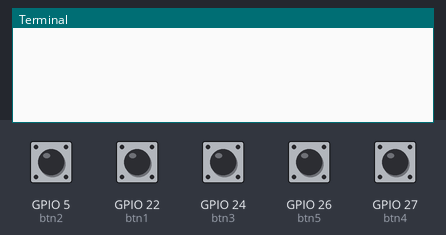
Simulated run of this program. Board: Raspberry Pi (BCM pin numbers). Parts: the last lines printed to the terminal. The inputs (shaded band) are chosen by the test bench; at power-on: GPIO 5 (btn2), GPIO 22 (btn1), GPIO 24 (btn3), GPIO 26 (btn5), GPIO 27 (btn4) LOW.

Above: at 1.2 s.
1.3 s: GPIO 5 (btn2) pulled HIGH for 0.15 s
At 1.6 s:
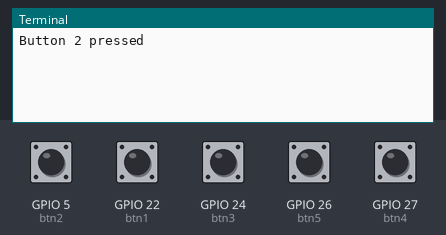
2.9 s: GPIO 22 (btn1) pulled HIGH for 0.15 s
At 4.1 s:
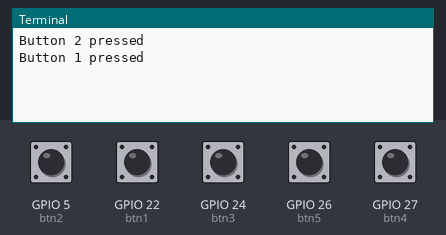
4.5 s: GPIO 24 (btn3) pulled HIGH for 0.15 s
At 5.3 s:
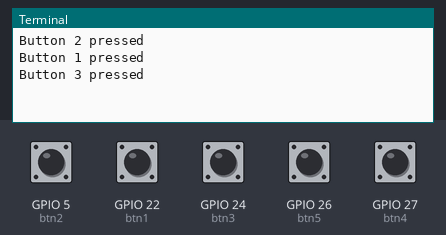
6.1 s: GPIO 26 (btn5) pulled HIGH for 0.15 s
At 6.5 s:
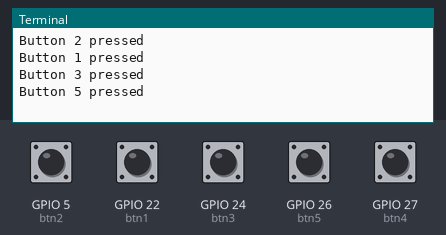
7.7 s: GPIO 27 (btn4) pulled HIGH for 0.15 s
At 8.9 s:
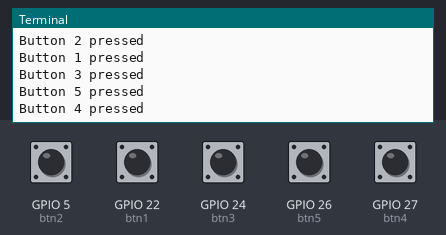
Timing chart, 0 to 10.3 s (numbered marks = the images above; inputs shaded):
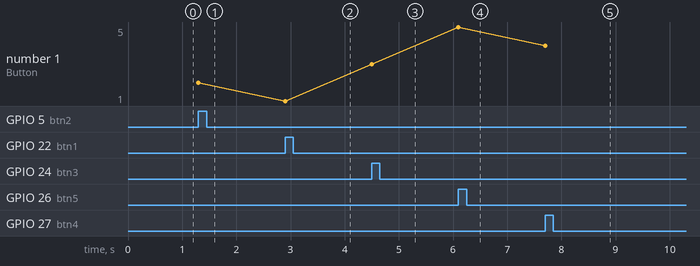

The program:

gpio_buttons.py
```python
#from https://github.com/MonomCZ/MeowPi-3
import RPi.GPIO as GPIO
import time

btn1 = 22
btn2 = 5
btn3 = 24
btn4 = 27
btn5 = 26
GPIO.setmode(GPIO.BCM)
GPIO.setup(btn1, GPIO.IN, pull_up_down=GPIO.PUD_DOWN)
GPIO.setup(btn2, GPIO.IN, pull_up_down=GPIO.PUD_DOWN)
GPIO.setup(btn3, GPIO.IN, pull_up_down=GPIO.PUD_DOWN)
GPIO.setup(btn4, GPIO.IN, pull_up_down=GPIO.PUD_DOWN)
GPIO.setup(btn5, GPIO.IN, pull_up_down=GPIO.PUD_DOWN)
def button1():
    while True:
        if GPIO.input(btn1) == 1:
            return True
        else:
            return False

            GPIO.setmode(GPIO.BCM)
GPIO.setup(btn2, GPIO.IN, pull_up_down=GPIO.PUD_DOWN)

def button2():
    while True:
        if GPIO.input(btn2) == 1:
            return True
        else:
            return False

def button4():
    while True:
        if GPIO.input(btn4) == 1:
            return True
        else:
            return False
def button5():
    while True:
        if GPIO.input(btn5) == 1:
            return True
        else:
            return False

def button3():
    while True:
        if GPIO.input(btn3) == 1:
            return True
        else:
            return False

if __name__ == "__main__":
    while True:
        if button1():
            print("Button 1 pressed")
            time.sleep(0.5)
        if button2():
            print("Button 2 pressed")
            time.sleep(0.5)
        if button3():
            print("Button 3 pressed")
            time.sleep(0.5)
        if button4():
            print("Button 4 pressed")
            time.sleep(0.5)
        if button5():
            print("Button 5 pressed")
            time.sleep(0.5)
```

Measured:
- after the input at 1.3 s, the terminal: prints a new line at once (image 1)
- after the input at 2.9 s, the terminal: prints a new line at once (image 2)
- after the input at 4.5 s, the terminal: prints a new line at once (image 3)
- after the input at 6.1 s, the terminal: prints a new line at once (image 4)
- after the input at 7.7 s, the terminal: prints a new line at once (image 5)
- plotted number 1: 2 → 1 after the input at 2.9 s, 1 → 3 after the input at 4.5 s, 3 → 5 after the input at 6.1 s, 5 → 4 after the input at 7.7 s
